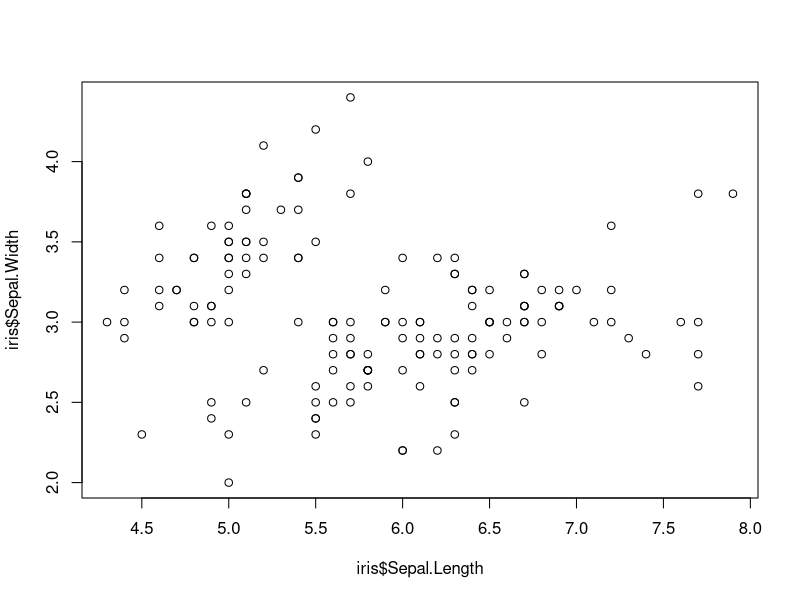
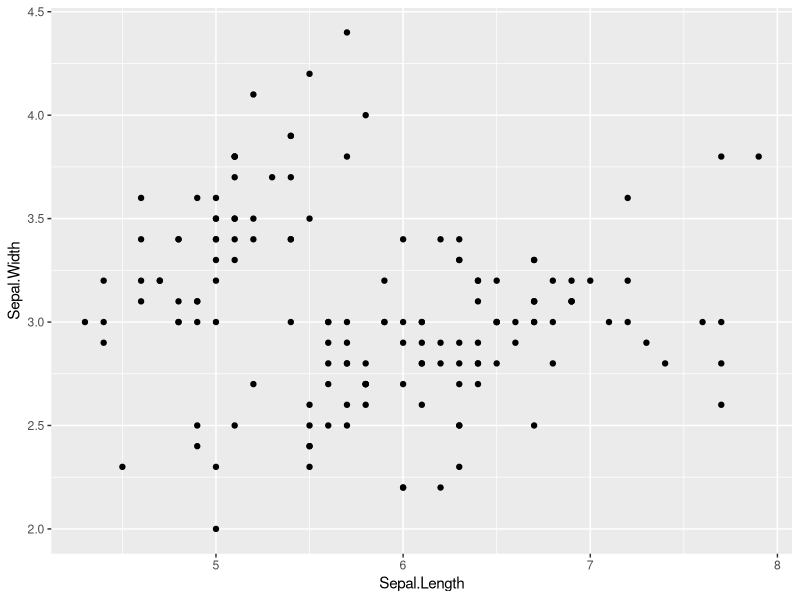
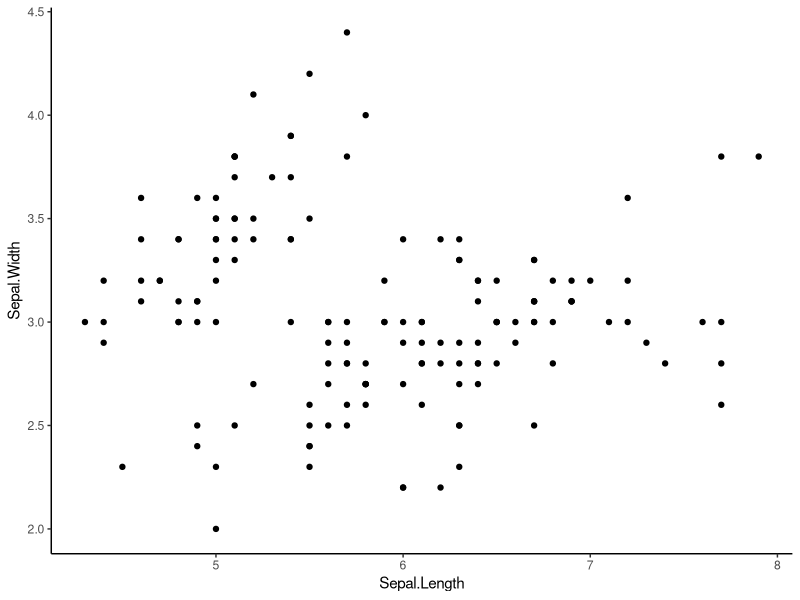
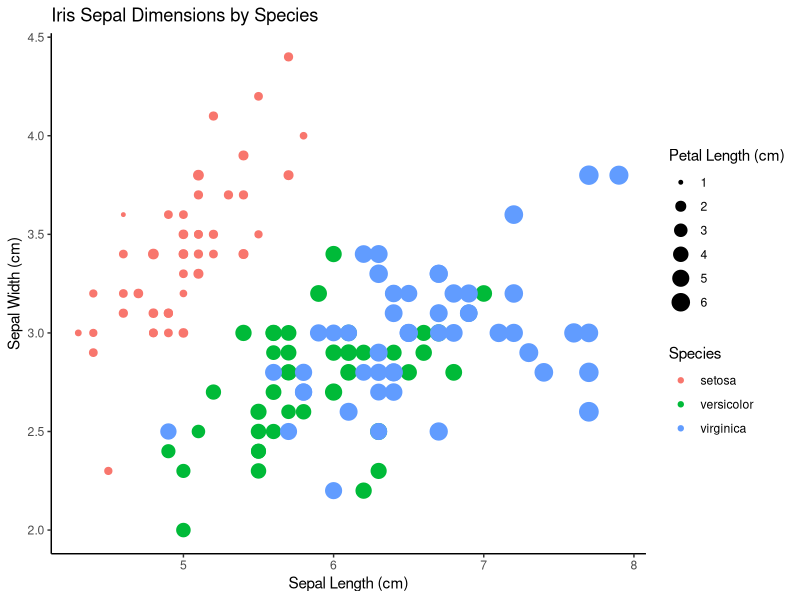

The R script that drew these images, in order:
#use built in iris dataset
#take a look at it 
head(iris)
#load in some tidyverse packages
library(tidyverse)

#####################################
##### Part 1: for loops         #####
#####################################

#Using only data for iris versicolor
#write a for loop
#that produces a regression table
#for each of the following relationships
#1. iris  sepal length x width
#2. iris  petal length x width
#3. iris sepal length x petal length

# hint: consider using a list, and also new vectors for regression variables

versicolor <- subset(iris, Species == "versicolor")
variables <- list(versicolor$Sepal.Length ~ versicolor$Sepal.Width, 
               versicolor$Petal.Length ~ versicolor$Petal.Width, 
               versicolor$Sepal.Length ~ versicolor$Petal.Length)
models <- list()

for (item in variables) {
  model <- lm(item, data = versicolor)
  print (summary(model))
  models[[deparse(item)]] <- summary(model)$coefficients 
}
#deparse adds the names of each model so i can differentiate
#converts formula to text 
models

#####################################
##### Part 2: data in dplyr     #####
#####################################
install.packages("dplyr")
library(dplyr)
#use dplyr to join data of maximum height
#to a new iris data frame
height <- data.frame(Species = c("virginica","setosa","versicolor"),
                     Height.cm = c(60,100,11.8))

iris_with_height <- left_join(iris, height, by = "Species")

#####################################
##### Part 3: plots in ggplot2  #####
#####################################
library(ggplot2)

#look at base R scatter plot
plot(iris$Sepal.Length,iris$Sepal.Width)

#3a. now make the same plot in ggplot
ggplot(iris, aes(x = Sepal.Length, y = Sepal.Width)) + geom_point()
#geom_point makes it a scatter plot

#3b. make a scatter plot with ggplot and get rid of  busy grid lines
ggplot(iris, aes(Sepal.Length, Sepal.Width)) + geom_point() + theme_classic()
#adding theme_classic gets rid of the ugly stuff (grid lines, color)

#3c. make a scatter plot with ggplot, remove grid lines, add a title and axis labels, 
#    show species by color, and make the point size proportional to petal length
ggplot(iris, aes(x = Sepal.Length, y = Sepal.Width, color = Species, size = Petal.Length)) + geom_point() + theme_classic() + 
  labs(title = "Iris Sepal Dimensions by Species", x = "Sepal Length (cm)", y = "Sepal Width (cm)", size = "Petal Length (cm)")

#####################################
##### Question: how did         #####
##### arguments differ between  #####
##### plot and ggplot?          #####
#####################################		
# the arguments differ between regular and ggplot in that in base R, all the
#information regarding the plot goes into the plot function. we specify the 
#color, size, etc. within the function. in ggplot, it is separated. the aes() 
#function controls what is plotted (the contents -- x/y/color) but everything
#else goes in a separate piece, joined by "+". ggplot uses layers to add to
#a plot. 